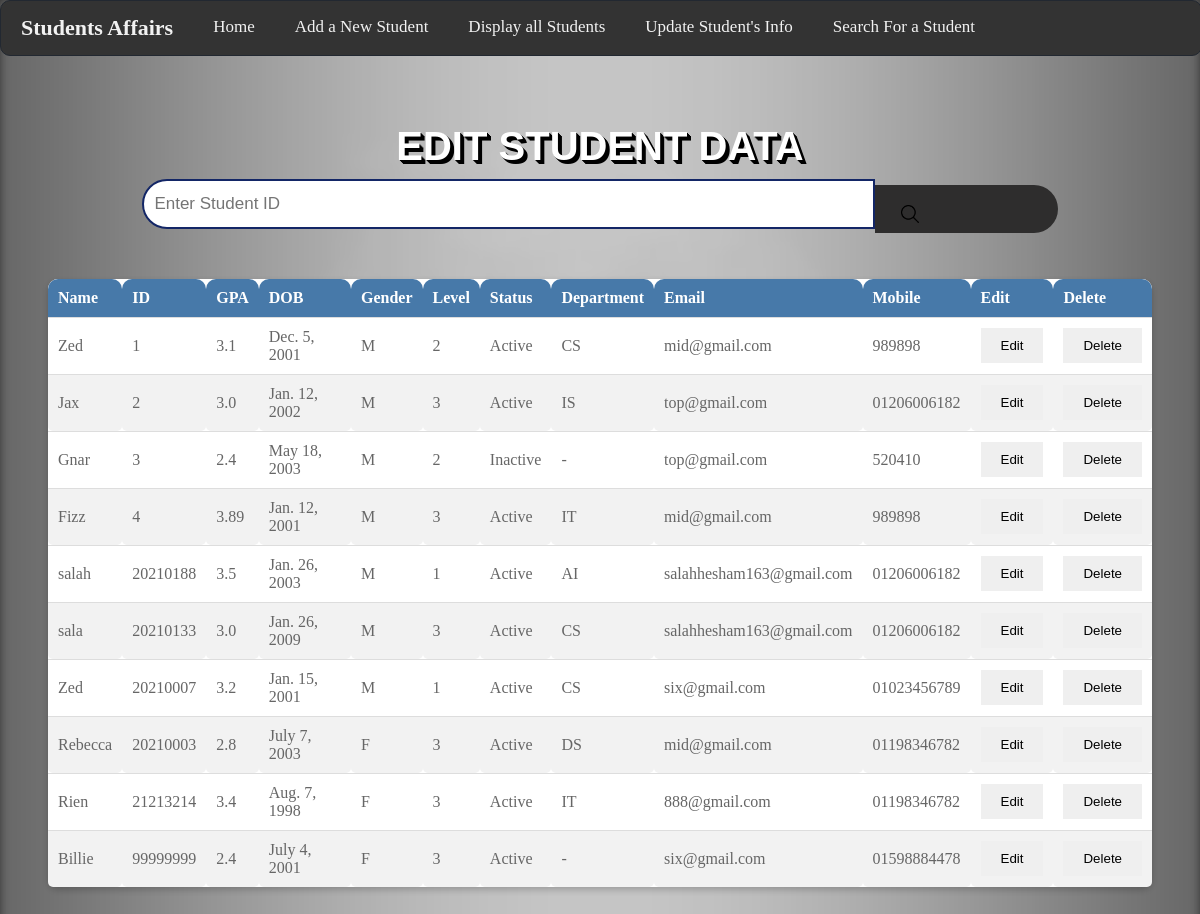
/update_student/, run on the app's committed database.
### Student/models.py (models this page shows)
class Student(models.Model):
    ID = models.CharField(max_length=255, primary_key=True)
    name = models.CharField(max_length=255)
    GPA = models.FloatField()
    birthDate = models.DateField()
    gender = models.CharField(max_length=1)
    level = models.IntegerField(validators=[MaxValueValidator(4), MinValueValidator(1)])
    status = models.CharField(max_length=8, default='Active')
    department = models.CharField(max_length=3)
    email = models.CharField(max_length=255)
    mobilePhone = models.CharField(max_length=255)

### Student/views.py (the view)
# urls.py: path('update_student/', views.update, name='update_student'),
@csrf_exempt
def update(request):
    students = Student.objects.all().values()
    template = loader.get_template('Update.html')
    context = {
    'students': students
    }
    return HttpResponse(template.render(context, request))

### Student/templates/Update.html (shortened to what this page needs)
{% extends 'base.html' %}
{% load static %}
{% block content %}
<div class="update">
    <h1 class="Header1">Edit Student Data</h1>
    <div class="searchUpdate">
        <input type="text" id="search-id" placeholder="Enter Student ID">
        <button id="search-button"><img class="searchUpdate" src="{% static 'Images/search.png' %}" alt="Search"></button>
    </div>
    <div class="unique-container">
        <table>
            <thead>
                <tr>
                    <th class="studentName">Name</th>
                    <th class="studentId">ID</th>
                    <th class="gpa">GPA</th>
                    <th class="dob">DOB</th>
                    <th class="gender">Gender</th>
                    <th class="level">Level</th>
                    <th class="status">Status</th>
                    <th class="department">Department</th>
                    <th class="email">Email</th>
                    <th class="mobile">Mobile</th>
                    <th>Edit</th>
                    <th>Delete</th>
                </tr>
            </thead>
            <tbody id="table-body">
                {% for student in students %}
                <tr>
                    <td>{{ student.name }}</td>
                    <td>{{ student.ID }}</td>
                    <td>{{ student.GPA }}</td>
                    <td>{{ student.birthDate }}</td>
                    <td>{{ student.gender }}</td>
                    <td>{{ student.level }}</td>
                    <td>{{ student.status }}</td>
                    <td>{{ student.department }}</td>
                    <td>{{ student.email }}</td>
                    <td>{{ student.mobilePhone }}</td>
                    <td><button class="edit-button" data-student-id="{{ student.ID }}">Edit</button></td>
                    <td><button class="delete-button" data-student-id="{{ student.ID }}">Delete</button></td>
                </tr>
                {% endfor %}
            </tbody>
        </table>
    </div>
</div>
{% endblock %}

### Student/static/CSS/style.css (style rules this page uses)
.Header1 { margin: 80px 0 10px 0; font-size: 40px; font-family: 'Montserrat', sans-serif; text-transform: uppercase; text-shadow: 1px 1px 0px black, 2px 2px 0px black, 3px 3px 0px black, 4px 4px 0px black; text-align: center; margin-bottom: 10px; }
table { border-spacing: 0; width: 100%; border-collapse: collapse; margin-top: 20px; background-color: #fff; box-shadow: 0px 3px 6px rgba(0, 0, 0, 0.2); border-radius: 10px; }
th, td { padding: 10px; text-align: left; border-bottom: 1px solid #ddd; color: #666; border-radius: 0; }
th { background-color: #f5f5f5; color: #333; font-weight: bold; border-radius: 10px 10px 0 0; }
tr:last-child td { border-bottom: none; }
table tr:first-child { background-color: #fff; }
table tr:nth-child(even) { background-color: #f2f2f2; }
table tr:nth-child(even) td, table tr:nth-child(odd) td { border-radius: 0 0 5px 5px; }
body { font-family: 'Montserrat', sans-serif; background-color: #333; color: #FFFFFF; }
input[type="text"] { width: 100%; padding: 10px; border: 1px solid #b9a88e; border-radius: 4px; margin-bottom: 10px; font-size: 16px; line-height: 1.5; box-sizing: border-box; border-radius: 20px; }
.unique-container { max-width: 1200px; margin: 0 auto; padding: 20px; }
.update { font-family: 'Montserrat'; margin: 20px; }
.update img { width: 25px; height: 25px; font-size: 100px; color: blue; }
.update button { border: none; padding: 10px 20px; cursor: pointer; }
.update input { width: 200px; padding: 5px; }
.update table { width: 100%; border-collapse: collapse; }
.update th,td { padding: 10px; text-align: left; }
.update th { background-color: #4779a9; color: #fff; }
.update tr:nth-child(even) { background-color: #f2f2f2; }
.searchUpdate { display: flex; align-items: center; margin-left: 10%; margin-right: 10%; margin-top: 10px; }
.searchUpdate input[type=text] { padding: 10px; font-size: 17px; border: 2px solid #132666; flex: 1; background: #fff; border-radius: 50px 0 0 50px; }
.searchUpdate button { width: 20%; padding: 10px; background: rgb(46, 45, 45); color: white; font-size: 17px; border: none; border-radius: 0 50px 50px 0; cursor: pointer; transition: background-color 0.2s ease-in-out; }
.searchUpdate button img { width: 18px; height: 18px; }

### data on the page
Student: name "Zed", ID "1", GPA "3.1", birthDate "Dec. 5, 2001", gender "M", level "2", status "Active", department "CS", email "mid@gmail.com", mobilePhone "989898"
Student: name "Jax", ID "2", GPA "3.0", birthDate "Jan. 12, 2002", gender "M", level "3", status "Active", department "IS", email "top@gmail.com", mobilePhone "01206006182"
Student: name "Gnar", ID "3", GPA "2.4", birthDate "May 18, 2003", gender "M", level "2", status "Inactive", department "-", email "top@gmail.com", mobilePhone "520410"
Student: name "Fizz", ID "4", GPA "3.89", birthDate "Jan. 12, 2001", gender "M", level "3", status "Active", department "IT", email "mid@gmail.com", mobilePhone "989898"
Student: name "salah", ID "20210188", GPA "3.5", birthDate "Jan. 26, 2003", gender "M", level "1", status "Active", department "AI", email "salahhesham163@gmail.com", mobilePhone "01206006182"
Student: name "sala", ID "20210133", GPA "3.0", birthDate "Jan. 26, 2009", gender "M", level "3", status "Active", department "CS", email "salahhesham163@gmail.com", mobilePhone "01206006182"
Student: name "Zed", ID "20210007", GPA "3.2", birthDate "Jan. 15, 2001", gender "M", level "1", status "Active", department "CS", email "six@gmail.com", mobilePhone "01023456789"
Student: name "Rebecca", ID "20210003", GPA "2.8", birthDate "July 7, 2003", gender "F", level "3", status "Active", department "DS", email "mid@gmail.com", mobilePhone "01198346782"
Student: name "Rien", ID "21213214", GPA "3.4", birthDate "Aug. 7, 1998", gender "F", level "3", status "Active", department "IT", email "888@gmail.com", mobilePhone "01198346782"
Student: name "Billie", ID "99999999", GPA "2.4", birthDate "July 4, 2001", gender "F", level "3", status "Active", department "-", email "six@gmail.com", mobilePhone "01598884478"
